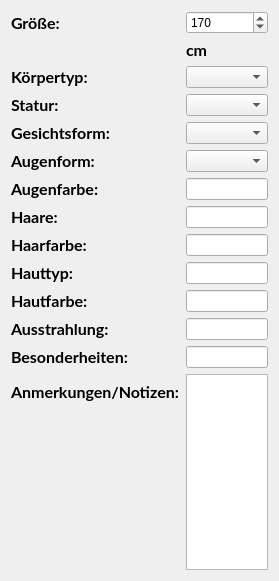
                 <widget class="QWidget" name="pageEditorLook">
                  <property name="geometry">
                   <rect>
                    <x>0</x>
                    <y>0</y>
                    <width>279</width>
                    <height>581</height>
                   </rect>
                  </property>
                  <attribute name="label">
                   <string>Aussehen</string>
                  </attribute>
                  <layout class="QFormLayout" name="formLayout_13">
                   <item row="0" column="0">
                    <widget class="QLabel" name="labelEditorSize">
                     <property name="font">
                      <font>
                       <family>Lato</family>
                       <pointsize>12</pointsize>
                       <bold>true</bold>
                       <stylestrategy>PreferAntialias</stylestrategy>
                       <kerning>true</kerning>
                      </font>
                     </property>
                     <property name="text">
                      <string>Größe:</string>
                     </property>
                    </widget>
                   </item>
                   <item row="0" column="1">
                    <widget class="QSpinBox" name="spinBoxEditorSize">
                     <property name="maximum">
                      <number>999</number>
                     </property>
                     <property name="value">
                      <number>170</number>
                     </property>
                    </widget>
                   </item>
                   <item row="1" column="1">
                    <widget class="QLabel" name="labelEditorSizeCm">
                     <property name="font">
                      <font>
                       <family>Lato</family>
                       <pointsize>12</pointsize>
                       <bold>true</bold>
                       <stylestrategy>PreferAntialias</stylestrategy>
                       <kerning>true</kerning>
                      </font>
                     </property>
                     <property name="text">
                      <string>cm</string>
                     </property>
                    </widget>
                   </item>
                   <item row="2" column="0">
                    <widget class="QLabel" name="labelEditorBodyType">
                     <property name="font">
                      <font>
                       <family>Lato</family>
                       <pointsize>12</pointsize>
                       <bold>true</bold>
                       <stylestrategy>PreferAntialias</stylestrategy>
                       <kerning>true</kerning>
                      </font>
                     </property>
                     <property name="text">
                      <string>Körpertyp:</string>
                     </property>
                    </widget>
                   </item>
                   <item row="2" column="1">
                    <widget class="QComboBox" name="comboBoxEditorBodyType"/>
                   </item>
                   <item row="4" column="0">
                    <widget class="QLabel" name="labelEditorStature">
                     <property name="font">
                      <font>
                       <family>Lato</family>
                       <pointsize>12</pointsize>
                       <bold>true</bold>
                       <stylestrategy>PreferAntialias</stylestrategy>
                       <kerning>true</kerning>
                      </font>
                     </property>
                     <property name="text">
                      <string>Statur:</string>
                     </property>
                    </widget>
                   </item>
                   <item row="4" column="1">
                    <widget class="QComboBox" name="comboBoxEditorStature"/>
                   </item>
                   <item row="6" column="0">
                    <widget class="QLabel" name="labelEditorFaceShape">
                     <property name="font">
                      <font>
                       <family>Lato</family>
                       <pointsize>12</pointsize>
                       <bold>true</bold>
                       <stylestrategy>PreferAntialias</stylestrategy>
                       <kerning>true</kerning>
                      </font>
                     </property>
                     <property name="text">
                      <string>Gesichtsform:</string>
                     </property>
                    </widget>
                   </item>
                   <item row="6" column="1">
                    <widget class="QComboBox" name="comboBoxFEditorFaceShape"/>
                   </item>
                   <item row="8" column="0">
                    <widget class="QLabel" name="labelEditorEyeShape">
                     <property name="font">
                      <font>
                       <family>Lato</family>
                       <pointsize>12</pointsize>
                       <bold>true</bold>
                       <stylestrategy>PreferAntialias</stylestrategy>
                       <kerning>true</kerning>
                      </font>
                     </property>
                     <property name="text">
                      <string>Augenform:</string>
                     </property>
                    </widget>
                   </item>
                   <item row="8" column="1">
                    <widget class="QComboBox" name="comboBoxEditorEyeShape"/>
                   </item>
                   <item row="10" column="0">
                    <widget class="QLabel" name="labelEditorEyeColor">
                     <property name="font">
                      <font>
                       <family>Lato</family>
                       <pointsize>12</pointsize>
                       <bold>true</bold>
                       <stylestrategy>PreferAntialias</stylestrategy>
                       <kerning>true</kerning>
                      </font>
                     </property>
                     <property name="text">
                      <string>Augenfarbe:</string>
                     </property>
                    </widget>
                   </item>
                   <item row="10" column="1">
                    <widget class="QLineEdit" name="lineEditEditorEyeColor"/>
                   </item>
                   <item row="12" column="0">
                    <widget class="QLabel" name="labelEditorHair">
                     <property name="font">
                      <font>
                       <family>Lato</family>
                       <pointsize>12</pointsize>
                       <bold>true</bold>
                       <stylestrategy>PreferAntialias</stylestrategy>
                       <kerning>true</kerning>
                      </font>
                     </property>
                     <property name="text">
                      <string>Haare:</string>
                     </property>
                    </widget>
                   </item>
                   <item row="12" column="1">
                    <widget class="QLineEdit" name="lineEditEditorHair"/>
                   </item>
                   <item row="14" column="0">
                    <widget class="QLabel" name="labelEditorHairColor">
                     <property name="font">
                      <font>
                       <family>Lato</family>
                       <pointsize>12</pointsize>
                       <bold>true</bold>
                       <stylestrategy>PreferAntialias</stylestrategy>
                       <kerning>true</kerning>
                      </font>
                     </property>
                     <property name="text">
                      <string>Haarfarbe:</string>
                     </property>
                    </widget>
                   </item>
                   <item row="14" column="1">
                    <widget class="QLineEdit" name="lineEditEditorHairColor"/>
                   </item>
                   <item row="16" column="0">
                    <widget class="QLabel" name="labelEditorSkin">
                     <property name="font">
                      <font>
                       <family>Lato</family>
                       <pointsize>12</pointsize>
                       <bold>true</bold>
                       <stylestrategy>PreferAntialias</stylestrategy>
                       <kerning>true</kerning>
                      </font>
                     </property>
                     <property name="text">
                      <string>Hauttyp:</string>
                     </property>
                    </widget>
                   </item>
                   <item row="16" column="1">
                    <widget class="QLineEdit" name="lineEditEditorSkin"/>
                   </item>
                   <item row="18" column="0">
                    <widget class="QLabel" name="labelEditorSkinColor">
                     <property name="font">
                      <font>
                       <family>Lato</family>
                       <pointsize>12</pointsize>
                       <bold>true</bold>
                       <stylestrategy>PreferAntialias</stylestrategy>
                       <kerning>true</kerning>
                      </font>
                     </property>
                     <property name="text">
                      <string>Hautfarbe:</string>
                     </property>
                    </widget>
                   </item>
                   <item row="18" column="1">
                    <widget class="QLineEdit" name="lineEditEditorSkinColor"/>
                   </item>
                   <item row="20" column="0">
                    <widget class="QLabel" name="labelEditorCharisma">
                     <property name="font">
                      <font>
                       <family>Lato</family>
                       <pointsize>12</pointsize>
                       <bold>true</bold>
                       <stylestrategy>PreferAntialias</stylestrategy>
                       <kerning>true</kerning>
                      </font>
                     </property>
                     <property name="text">
                      <string>Ausstrahlung:</string>
                     </property>
                    </widget>
                   </item>
                   <item row="20" column="1">
                    <widget class="QLineEdit" name="lineEditEditorCharisma"/>
                   </item>
                   <item row="22" column="0">
                    <widget class="QLabel" name="labelEditorSpecialFeatures">
                     <property name="font">
                      <font>
                       <family>Lato</family>
                       <pointsize>12</pointsize>
                       <bold>true</bold>
                       <stylestrategy>PreferAntialias</stylestrategy>
                       <kerning>true</kerning>
                      </font>
                     </property>
                     <property name="text">
                      <string>Besonderheiten:</string>
                     </property>
                    </widget>
                   </item>
                   <item row="22" column="1">
                    <widget class="QLineEdit" name="lineEditEditorSpecialFeatures"/>
                   </item>
                   <item row="24" column="0">
                    <widget class="QLabel" name="labelEditorLookNotes">
                     <property name="font">
                      <font>
                       <family>Lato</family>
                       <pointsize>12</pointsize>
                       <bold>true</bold>
                       <stylestrategy>PreferAntialias</stylestrategy>
                       <kerning>true</kerning>
                      </font>
                     </property>
                     <property name="text">
                      <string>Anmerkungen/Notizen:</string>
                     </property>
                    </widget>
                   </item>
                   <item row="24" column="1">
                    <widget class="QTextEdit" name="textEditEditorLookNotes"/>
                   </item>
                  </layout>
                 </widget>
